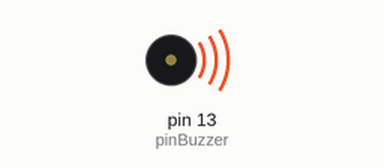
Simulated run of this sketch. Board: Arduino Uno, built with avr-gcc and run on an emulated ATmega328P. Shown: buzzer (waves = sounding).

Above: at 0.5 s.
Timing chart, 0 to 13.0 s (numbered marks = the images above):
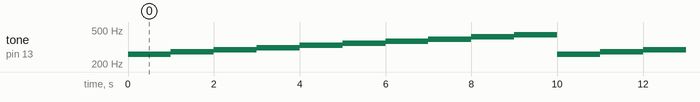

The sketch:

cancionConBuzzer.ino
```cpp
int pinBuzzer = 13;
//                      Do , Do#, Re,  Re#, Mi,  Fa,  Fa#, Sol, Sol#, La, La#, Si
const int tonos[]    = {261, 277, 294, 311, 330, 349, 370, 392, 415, 440, 466, 494};
const int countTonos = 10;

void setup()
{
  pinMode(pinBuzzer, OUTPUT);
}

void loop()
{
  for (int iTono = 0; iTono < countTonos; iTono++)
  {
    tone(pinBuzzer, tonos[iTono]);
    delay(1000);
  }

  noTone(pinBuzzer);
}
```

Measured:
- by itself, tone on pin 13 (pinBuzzer): repeats every 10.0 s: 277 Hz 1.0 s, 294 Hz 1.0 s, 311 Hz 1.0 s, 330 Hz 1.0 s, 349 Hz 1.0 s, 370 Hz 1.0 s, 392 Hz 1.0 s, 415 Hz 1.0 s, 440 Hz 1.0 s, 261 Hz 1.0 s
